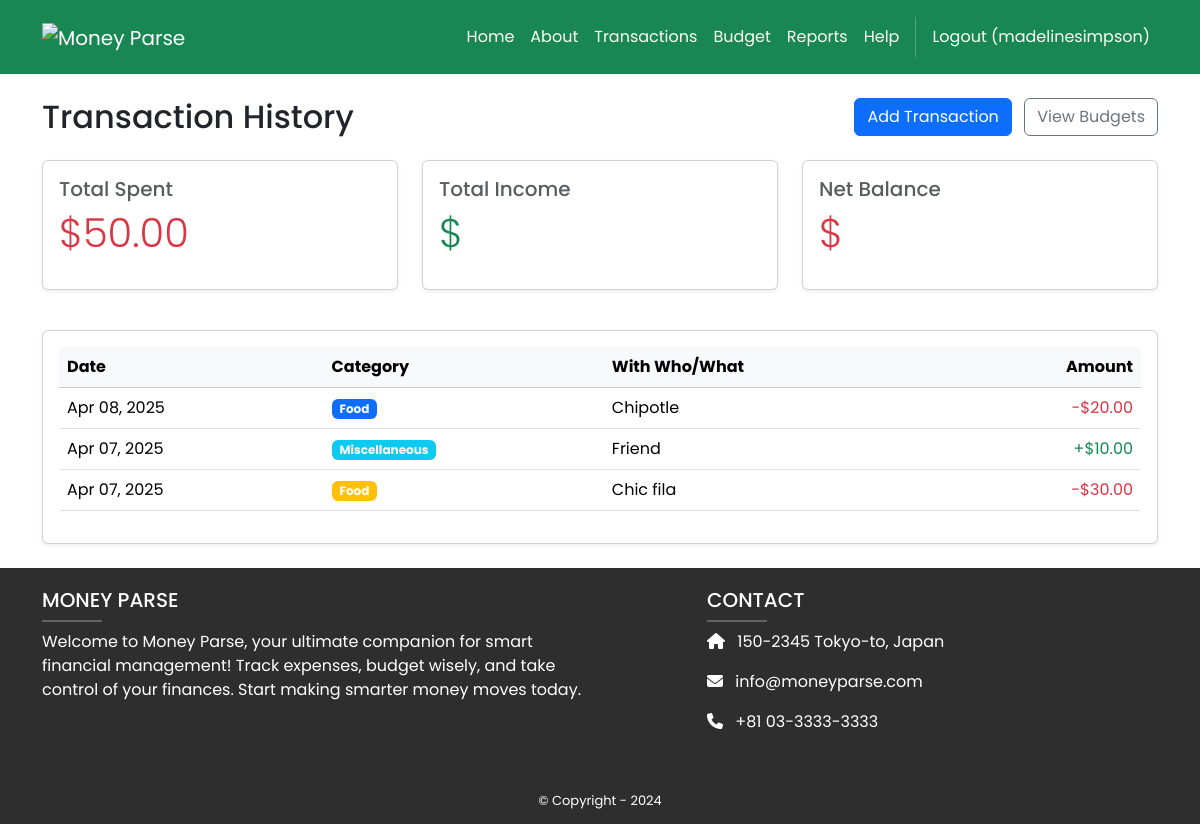
/finances/transactions-display (signed in), run on the app's committed database.
### finances/models.py (models this page shows, shortened)
class Transaction(models.Model):
    user = models.ForeignKey(User, on_delete=models.CASCADE)
    type = models.BooleanField(default=False)
    amount = models.DecimalField(max_digits=10, decimal_places=2)
    category = models.CharField(max_length=100)
    with_who_or_what = models.CharField(max_length=100, blank=True)
    date = models.DateField()

### finances/views.py (the view)
# urls.py: path('transactions-display', views.transactions_display, name="finances.transactions_display"),
@login_required
def transactions_display(request):
    transactions = Transaction.objects.filter(user=request.user).order_by('-date')
    total_spent = sum(t.amount for t in transactions if not t.type)
    return render(request, 'finances/transactions_display.html', {
        'transactions': transactions,
        'total_spent': total_spent,
    })

### finances/templates/finances/transactions_display.html (shortened to what this page needs)
{% extends 'base.html' %}
{% load static %}
{% block content %}
<div class="container mt-4">
    <div class="d-flex justify-content-between align-items-center mb-4">
        <h2 class="mb-0">
             Transaction History
        </h2>
        <div>
            <a href="{% url 'finances.transactions' %}" class="btn btn-primary me-2">
                 Add Transaction
            </a>
            <a href="{% url 'finances.budget' %}" class="btn btn-outline-secondary">
                 View Budgets
            </a>
        </div>
    </div>
    <div class="row mb-4">
        <div class="col-md-4 mb-3">
            <div class="card h-100 shadow-sm">
                <div class="card-body">
                    <h5 class="card-title text-muted">Total Spent</h5>
                    <p class="display-6 text-danger">${{ total_spent|floatformat:2 }}</p>
                </div>
            </div>
        </div>
        <div class="col-md-4 mb-3">
            <div class="card h-100 shadow-sm">
                <div class="card-body">
                    <h5 class="card-title text-muted">Total Income</h5>
                    <p class="display-6 text-success">${{ total_income|floatformat:2 }}</p>
                </div>
            </div>
        </div>
        <div class="col-md-4 mb-3">
            <div class="card h-100 shadow-sm">
                <div class="card-body">
                    <h5 class="card-title text-muted">Net Balance</h5>
                    <p class="display-6 {% if net_balance >= 0 %}text-success{% else %}text-danger{% endif %}">
                        ${{ net_balance|floatformat:2 }}
                    </p>
                </div>
            </div>
        </div>
    </div>
    <div class="card shadow-sm mb-4">
        <div class="card-body">
            <div class="table-responsive">
                <table class="table table-hover align-middle">
                    <thead class="table-light">
                        <tr>
                            <th> Date</th>
                            <th> Category</th>
                            <th> With Who/What</th>
                            <th class="text-end"> Amount</th>
                        </tr>
                    </thead>
                    <tbody>
                        {% for t in transactions %}
                        <tr>
                            <td>{{ t.date|date:"M d, Y" }}</td>
                            <td>
                                <span class="badge bg-{% cycle 'primary' 'info' 'warning' 'success' as category_color %}">
                                    {{ t.category }}
                                </span>
                            </td>
                            <td>{{ t.with_who_or_what|default:"-" }}</td>
                            <td class="text-end {% if t.type %}text-success{% else %}text-danger{% endif %}">
                                {% if t.type %}+{% else %}-{% endif %}${{ t.amount|floatformat:2 }}
                            </td>
                        </tr>
                        {% endfor %}
                    </tbody>
                </table>
            </div>
        </div>
    </div>
</div>
{% endblock %}

### MoneyParse/templates/base.html (shortened to what this page needs)
<!DOCTYPE html>
<html>
  {% load static %}
  <head>
    <link href="https://cdn.jsdelivr.net/npm/bootstrap@5.3.3/dist/css/bootstrap.min.css" rel="stylesheet">
    <link rel="stylesheet" href="https://cdnjs.cloudflare.com/ajax/libs/font-awesome/6.1.1/css/all.min.css">
    <link rel="stylesheet" type="text/css" href="{% static 'css/style.css' %}">
  </head>
  <body>
    <nav class="p-3 navbar navbar-dark bg-success navbar-expand-lg">
      <div class="container">
        <a class="navbar-brand" href="#">
          <img src="{% static 'image/logo.png' %}" alt="Money Parse" style="height: 100%; max-height: 60px;">
        </a>
        <div class="collapse navbar-collapse" id="navbarNavAltMarkup">
          <div class="navbar-nav ms-auto navbar-ml">
            <a class="nav-link" href="{% url 'home.index' %}">Home</a>
            <a class="nav-link" href="{% url 'home.about' %}">About</a>
            <a class="nav-link" href="{% url 'finances.transactions_display' %}">Transactions</a>
            <a class="nav-link" href="{% url 'finances.budget' %}">Budget</a>
            <a class="nav-link" href="{% url 'finances.reports' %}">Reports</a>
            <a class="nav-link" href="{% url 'finances.profile' %}">Help</a>
            {% if user.is_authenticated %}
            <a class="nav-link" href="{% url 'accounts.logout' %}">Logout ({{ user.username }})</a>
            {% else %}
            <a class="nav-link" href="{% url 'accounts.login' %}">Login</a>
            <a class="nav-link" href="{% url 'accounts.signup' %}">Sign Up</a>
            {% endif %}
          </div>
        </div>
      </div>
    </nav>
    <div>
      {% block content %}
      {% endblock content %}
    </div>
    <section class="py-1 ms-footer-bottom bg-dark text-white">
      <div class="container">
        <div class="row mt-3">
          <div class="col-md-6 mb-4">
            <h5 class="text-uppercase">MONEY PARSE</h5>
            <hr class="mb-2 mt-0" style="width: 60px; background-color: #ffffff; height: 2px" />
            <p>
              Welcome to Money Parse, your ultimate
              companion for smart financial management!
              Track expenses, budget wisely, and
              take control of your finances. Start making
              smarter money moves today.
            </p>
          </div>
          <div class="col-md-5 offset-md-1 mb-4">
            <h5 class="text-uppercase">CONTACT</h5>
            <hr class="mb-2 mt-0" style="width: 60px; background-color: #ffffff; height: 2px" />
            <p><i class="fas fa-home me-2"></i> 150-2345 Tokyo-to, Japan</p>
            <p><i class="fas fa-envelope me-2"></i> info@moneyparse.com</p>
            <p><i class="fas fa-phone me-2"></i> +81 03-3333-3333</p>
          </div>
        </div>
      </div>
    </section>
    <section class="py-1 ms-footer-bottom bg-dark text-white">
      <div class="container text-center">
        <span>© Copyright - 2024</span>
      </div>
    </section>
  </body>
</html>

### MoneyParse/static/css/style.css (style rules this page uses)
.navbar a.nav-link { color: #FFFEF6 !important; }
.bg-dark { background-color: #2E2E2E !important; }
.ms-footer-bottom span { font-size: 13px; line-height: 38px; }
body { font-family: 'Poppins', sans-serif; }

### data on the page
Transaction: date "Apr 08, 2025", category "Food", with_who_or_what "Chipotle", amount "20.00"
Transaction: date "Apr 07, 2025", category "Miscellaneous", with_who_or_what "Friend", amount "10.00"
Transaction: date "Apr 07, 2025", category "Food", with_who_or_what "Chic fila", amount "30.00"

### other printed values
{{ user.username }} "madelinesimpson"
{{ total_spent|floatformat:2 }} "50.00"
